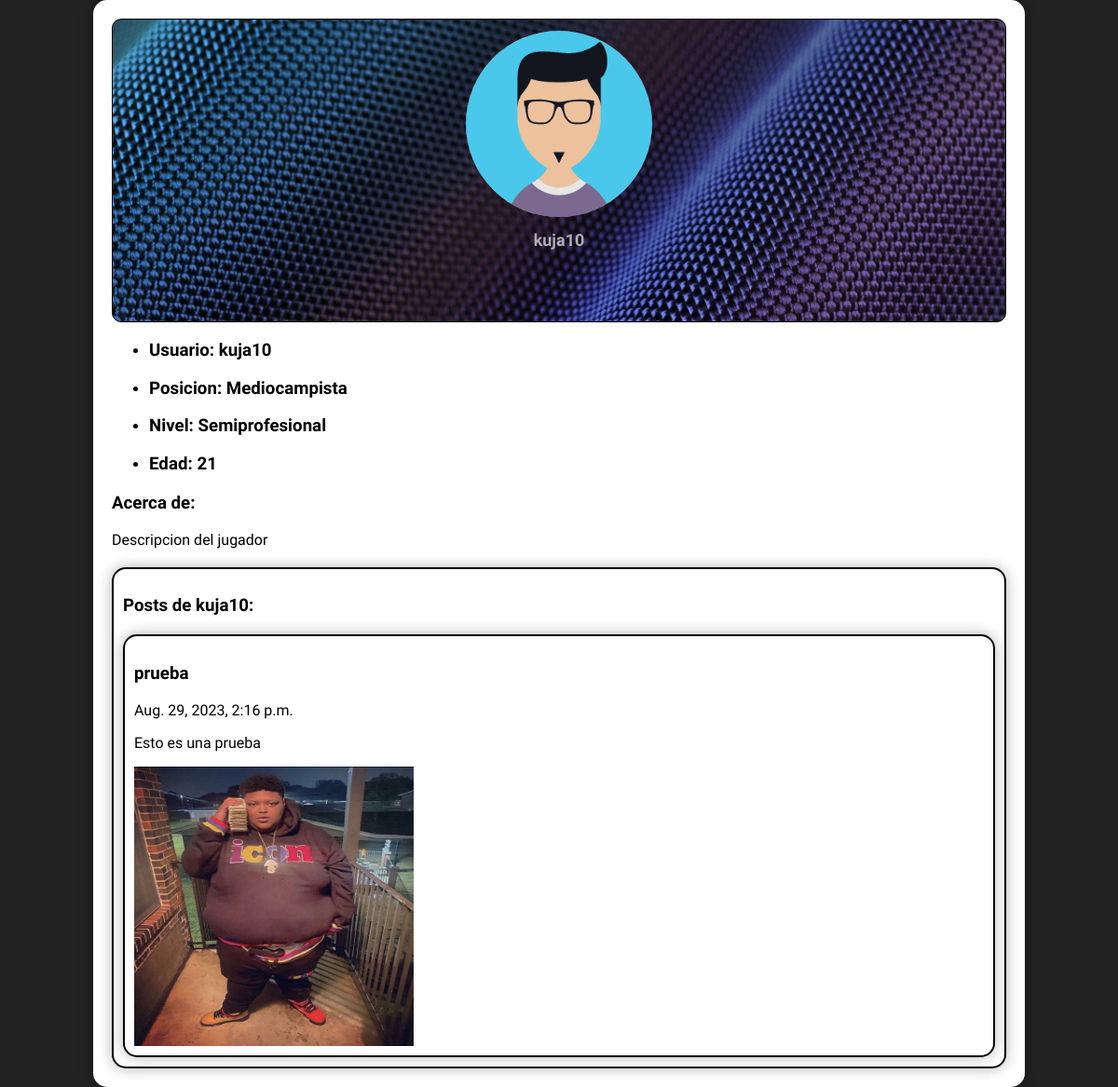
/profile/kuja10/ (signed in), run on an earlier commit of the app's database.
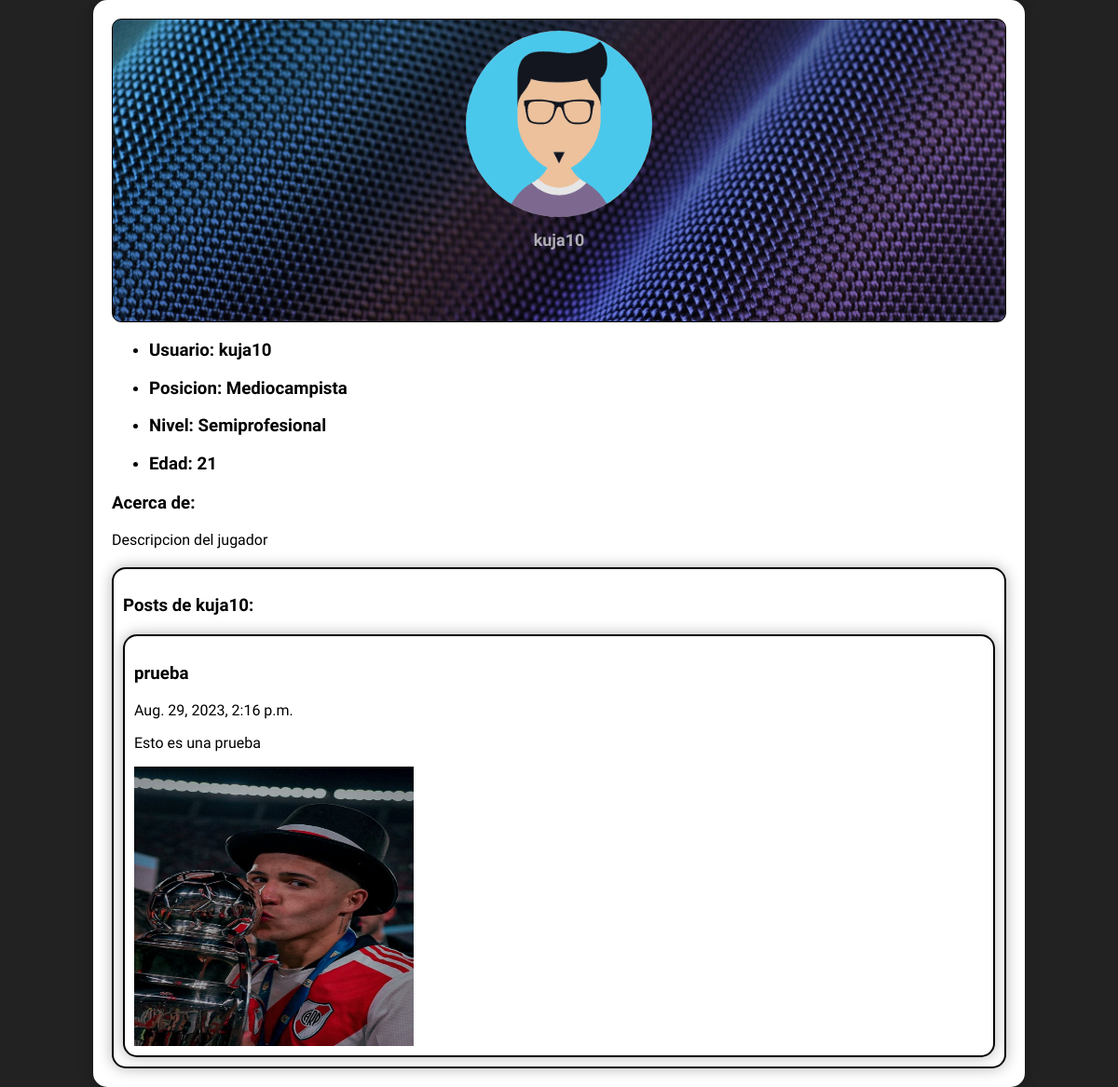
And on a later commit of the database.
### sitio/models.py (models this page shows, shortened)
class Post(models.Model):
    user = models.ForeignKey(User, on_delete=models.CASCADE, related_name='posts',null = True, blank = True)
    titulo = models.CharField(max_length=50)
    texto = models.CharField(max_length=500)
    fecha = models.DateTimeField()
    multimedia = models.ImageField(upload_to="UsersMultimedia", null = True)
    verificado = models.BooleanField(default=False)

### sitio/views.py (the view)
# urls.py: path('profile/<str:username>/', views.profile, name='profile'),
@login_required
def profile(request, username=None):
    current_user = request.user
    if username and username != current_user.username:
        user = User.objects.get(username=username)
        posts = user.posts.all()
    else:
        posts = current_user.posts.all()
        user = current_user
    profile = Profile.objects.get(user=user)
    return render(request, 'profile.html', {'user':user, 'posts':posts, 'profile':profile})

### sitio/models.py (called while the page is built)
    def __str__(self):
        return self.nombre

    def __str__(self):
        return self.nombre

### sitio/templates/profile.html (shortened to what this page needs)
{% block content %}
{% load static %}
<head>
	<link rel="stylesheet" type="text/css" href='{% static "css/style_profile.css"%}'>
</head>
<body>
    <div class="container">
        <div class="header" style="background-image: url('/media/default_background.jpg');">
            <img class="avatar" src={{user.profile_set.get.image.url}}>
            <h1 class="user-name">{{ user.username }}</h1>
        </div>
        <ul>
            <li>
                <h3> Usuario: {{user.username}}</h3>
            </li>
            <li>
                <h3> Posicion: {{profile.posicion}}</h3>
            </li>
            <li>
                <h3> Nivel: {{profile.nivel}}</h3>
            </li>
            <li>
                <h3> Edad: {{profile.edad}}</h3>
            </li>
        </ul>
        <div class="descripcion">
            <h3>Acerca de: </h3>
            <p>
                Descripcion del jugador
            </p>
        </div>
        <div class="posteos">
            <h3>Posts de {{ user.username }}:</h3>
            <div class="posteos" encrypte="multipart/from-data">
                {% for post in posts %}
                    <div class="user-post">
                    <div class="post-content">
                        <h3 class="post-title">{{ post.titulo }}</h3>
                        <p class="post-date">{{ post.fecha }}</p>
                        <p class="post-text">{{ post.texto }}</p>
                        {% if post.multimedia %}
                        <img class="post-multimedia" src="/media/{{post.multimedia}}/" width="300" height="300">
                        {% endif %}
                    </div>
                    </div>
                {% endfor %}
            </div>
        </div>
    </div>
</body>
{% endblock %}

What changed in the data, as far as the page shows it:
changed Post "prueba": multimedia: a different picture
